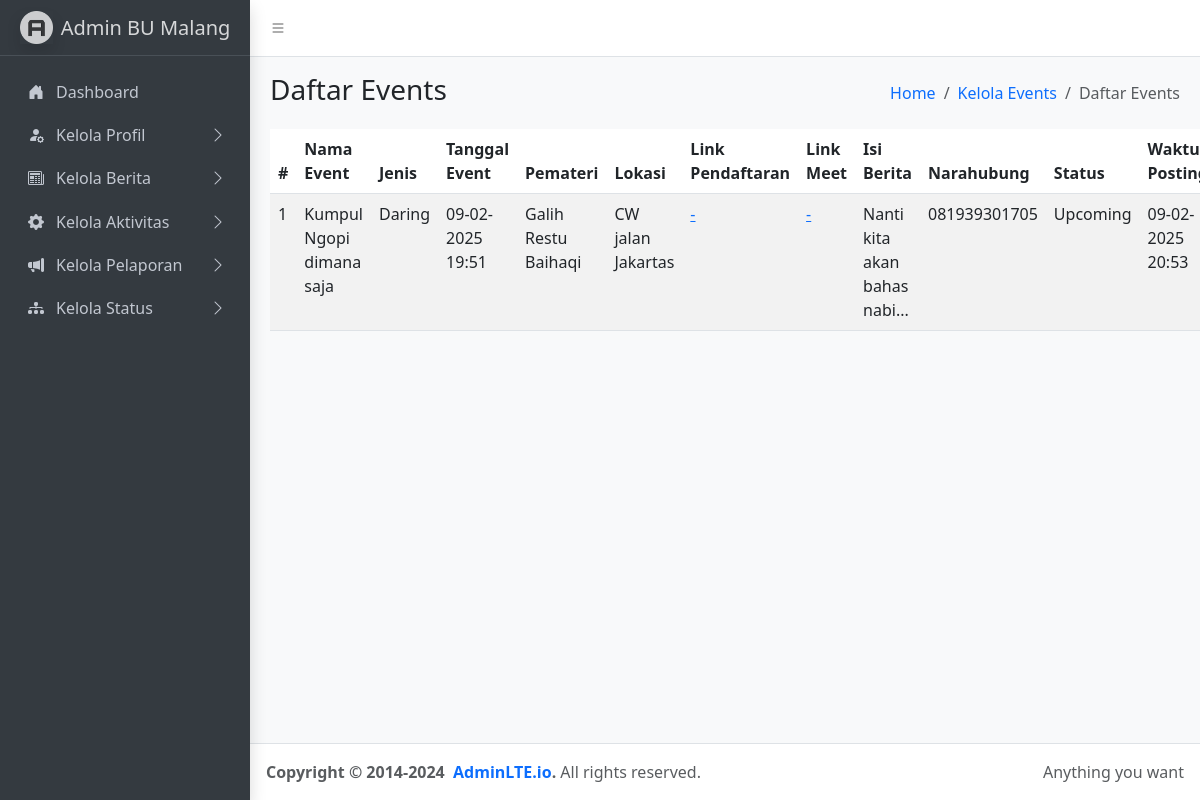
Page /adminbu/pages/kelola-aktivitas/daftar-events.php on the committed database.
### tables this page shows
CREATE TABLE `event` (
  `id_event` int(11) NOT NULL,
  `waktu` datetime NOT NULL,
  `jenis` enum('Daring','Luring') NOT NULL,
  `nama_event` varchar(255) NOT NULL,
  `tanggal_event` datetime NOT NULL,
  `pemateri` varchar(255) NOT NULL,
  `lokasi` longtext NOT NULL,
  `link_pendaftaran` longtext NOT NULL,
  `link_meet` longtext NOT NULL,
  `isi_berita` longtext NOT NULL,
  `narahubung` varchar(255) NOT NULL,
  `status` enum('Upcoming','Completed','Canceled') NOT NULL
);

### adminbu/pages/kelola-aktivitas/daftar-events.php (the view, shortened to what this page needs)
<?php
include '../../../connections/conn.php';
$query = "SELECT * FROM event ORDER BY waktu DESC";
$result = $conn->query($query);
$no = 1;
?>
<!doctype html>
<html lang="en">
<?php include '../../components/head.php'; ?>
<body class="layout-fixed sidebar-expand-lg bg-body-tertiary">
  <div class="app-wrapper">
    <nav class="app-header navbar navbar-expand bg-body">
      <div class="container-fluid">
        <ul class="navbar-nav">
          <li class="nav-item">
            <a class="nav-link" data-lte-toggle="sidebar" href="#" role="button">
              <i class="bi bi-list"></i>
            </a>
          </li>
        </ul>
      </div>
    </nav>
    <aside class="app-sidebar bg-body-secondary shadow" data-bs-theme="dark">
      <?php include '../../components/navbar.php' ?>
    </aside>
    <main class="app-main">
      <div class="app-content-header">
        <div class="container-fluid">
          <div class="row">
            <div class="col-sm-6">
              <h3 class="mb-0">Daftar Events</h3>
            </div>
            <div class="col-sm-6">
              <ol class="breadcrumb float-sm-end">
                <li class="breadcrumb-item"><a href="#">Home</a></li>
                <li class="breadcrumb-item"><a href="pages/kelola-aktivitas/kelola-events.php">Kelola Events</a></li>
                <li class="breadcrumb-item active" aria-current="page">
                  Daftar Events
                </li>
              </ol>
            </div>
          </div>
        </div>
      </div>
      <div class="app-content">
        <div class="container-fluid">
          <div class="col-md-12">
            <table id="databerita" class="table table-striped" style="width:100%">
              <thead>
                <tr>
                  <th>#</th>
                  <th>Nama Event</th>
                  <th>Jenis</th>
                  <th>Tanggal Event</th>
                  <th>Pemateri</th>
                  <th>Lokasi</th>
                  <th>Link Pendaftaran</th>
                  <th>Link Meet</th>
                  <th>Isi Berita</th>
                  <th>Narahubung</th>
                  <th>Status</th>
                  <th>Waktu Posting</th>
                </tr>
              </thead>
              <tbody>
                <?php while ($row = $result->fetch_assoc()): ?>
                  <tr>
                    <td><?= $no++; ?></td>
                    <td>
                      <?php
                      $words = explode(' ', $row['nama_event']);
                      echo htmlspecialchars(implode(' ', array_slice($words, 0, 5))) . (count($words) > 5 ? '...' : '');
                      ?>
                    </td>
                    <td><?= htmlspecialchars($row['jenis']); ?></td>
                    <td><?= date('d-m-Y H:i', strtotime($row['tanggal_event'])); ?></td>
                    <td><?= htmlspecialchars($row['pemateri']); ?></td>
                    <td><?= htmlspecialchars($row['lokasi']); ?></td>
                    <td>
                      <a href="<?= htmlspecialchars($row['link_pendaftaran']); ?>" target="_blank">
                        <?= htmlspecialchars($row['link_pendaftaran']); ?>
                      </a>
                    </td>
                    <td>
                      <a href="<?= htmlspecialchars($row['link_meet']); ?>" target="_blank">
                        <?= htmlspecialchars($row['link_meet']); ?>
                      </a>
                    </td>
                    <td>
                      <?php
                      $words = explode(' ', $row['isi_berita']);
                      echo htmlspecialchars(implode(' ', array_slice($words, 0, 5))) . (count($words) > 5 ? '...' : '');
                      ?>
                    </td>
                    <td><?= htmlspecialchars($row['narahubung']); ?></td>
                    <td><?= htmlspecialchars($row['status']); ?></td>
                    <td><?= date('d-m-Y H:i', strtotime($row['waktu'])); ?></td>
                  </tr>
                <?php endwhile; ?>
              </tbody>
            </table>
          </div>
        </div>
      </div>
    </main>
    <footer class="app-footer">
      <div class="float-end d-none d-sm-inline">Anything you want</div>
      <strong>
        Copyright &copy; 2014-2024&nbsp;
        <a href="https://adminlte.io" class="text-decoration-none">AdminLTE.io</a>.
      </strong>
      All rights reserved.
    </footer>
  </div>
</body>
</html>

### rows in the picture
event: nama_event "Kumpul Ngopi dimana saja", jenis "Daring", tanggal_event "09-02-2025 19:51", pemateri "Galih Restu Baihaqi", lokasi "CW jalan Jakartas", link_pendaftaran "-", link_meet "-", isi_berita "Nanti kita akan bahas nabi", narahubung "081939301705", status "Upcoming", waktu "09-02-2025 20:53"
